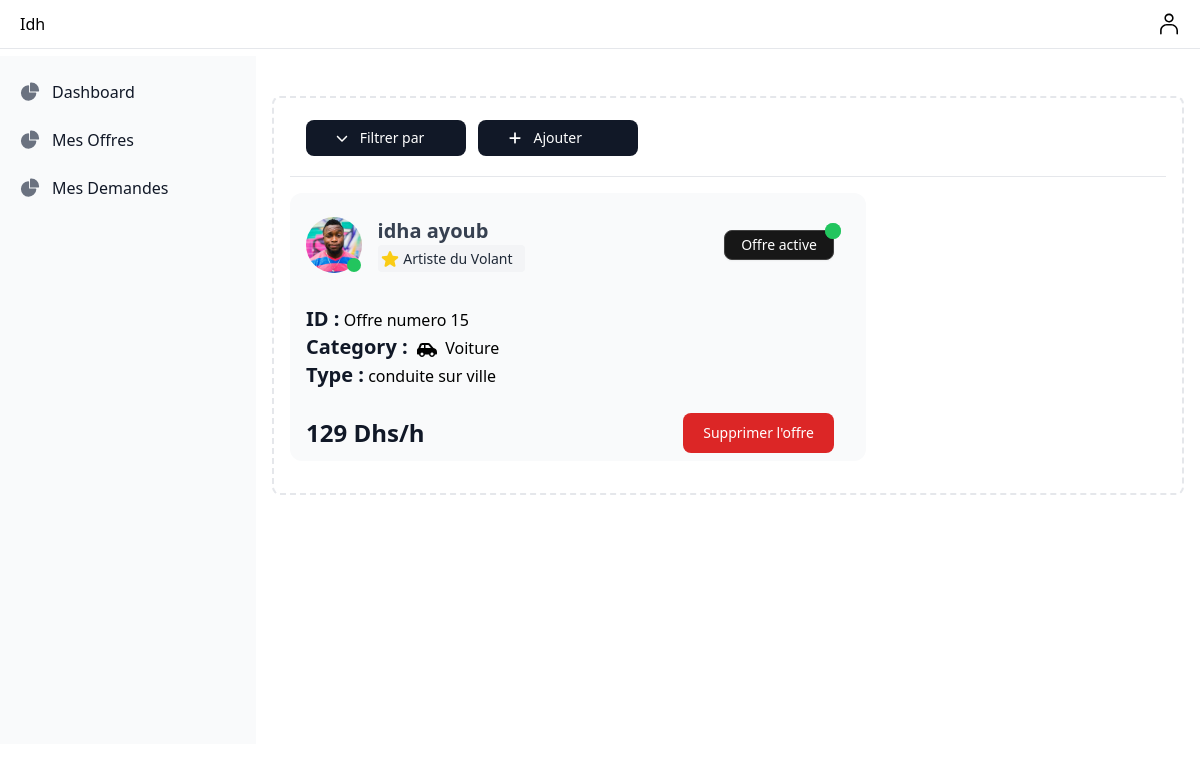
The page /my_dashboard/my_offers (signed in) on the database as committed earlier.
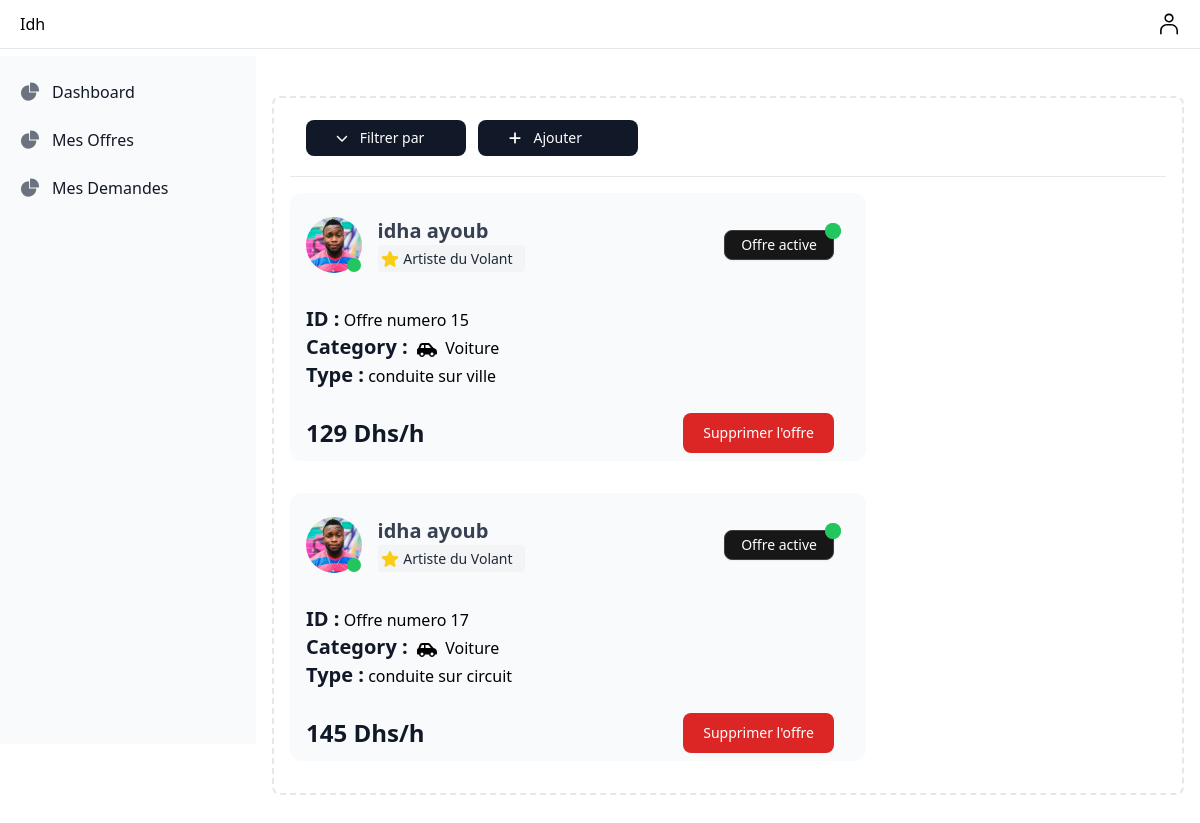
The same page on the database as committed later.
### app/models.py (models this page shows, shortened)
class Driving_offer(models.Model):
    conduite_de_base='conduite de base'
    conduite_sur_ville='conduite sur ville'
    conduite_sur_circuit='conduite sur circuit'
    driving_offer_CHOICES=[
        (conduite_de_base,'conduite de base'),
        (conduite_sur_ville,'conduite sur ville'),
        (conduite_sur_circuit,'conduite sur circuit'),
    ]
    driver=models.ForeignKey(Driver,on_delete=models.CASCADE,null=True)
    offer_type=models.CharField(max_length=30,choices=driving_offer_CHOICES)
    price_per_hour=models.IntegerField(null=True)
    is_active=models.BooleanField(null=True,default=False)

class Driver(models.Model):
    CAR = 'Voiture'
    MOTO = 'Moto'
    POIDS_LOURD = 'Poids Lourd'
    VEHICLE_CHOICES = [
        (CAR ,'Voiture'),
        (MOTO ,'Moto'),
        (POIDS_LOURD ,'Poids lourd'),
    ]
    Artiste_du_Volant='Artiste du Volant'
    Maitre_Conducteur='Maitre Conducteur'
    Expert_au_Volant='Expert au Volant'
    LEVEL_CHOICES=[
        (Artiste_du_Volant, 'Artiste du Volant'),
        (Maitre_Conducteur, 'Maitre Conducteur'),
        (Expert_au_Volant, 'Expert au Volant'),
    ]
    user=models.OneToOneField(User,on_delete=models.CASCADE,null=True)
    level=models.CharField(max_length=20,choices=LEVEL_CHOICES,null=True)
    is_driver=models.BooleanField(null=True)
    vehicle = models.CharField(max_length=20, choices=VEHICLE_CHOICES,null=True)

class User_otherfields(models.Model):
    user=models.OneToOneField(User,on_delete=models.CASCADE,null=True)
    profile_image=models.ImageField(upload_to="static" , null=True)
    cni=models.CharField(max_length=10,blank=True)

### sfe/views.py (the view)
# urls.py: path('my_dashboard/my_offers',views.driver_offers,name="my_dash/my_offers"),
def driver_offers(request):
    current_d=request.user.driver
    driving_offers=Driving_offer.objects.filter(driver=current_d)
    context={
        'driving_offers':driving_offers,
    }
    return render(request,"driver/driver_offers.html",context)

### templates/driver/driver_offers.html (shortened to what the changed rows need)
{% extends 'user/my_dash.html' %}
{% load static %}
{% block content %}
<div class="p-4 sm:ml-64 ">
  {% include 'msg/msg.html' %}
          <div class="p-4 border-2 border-gray-200 border-dashed rounded-lg  ">
                            {% for i in driving_offers  %}
                            <div
                            class="inline-block my-4  w-full max-w-[36rem]  rounded-xl bg-gray-50 px-4 py-2  z-10 ">
                            <div
                              class="relative flex items-center gap-4 pt-0 pb-8 mx-0 mt-4 overflow-hidden text-gray-700  shadow-none   z-10">
                                <div class="relative inline-flex">
                                  <img
                                    src="{{i.driver.user.user_otherfields.profile_image.url}}"
                                    alt="profile picture"
                                    class="inline-block relative object-cover object-center !rounded-full w-16 h-14 " />
                                    {% if i.driver.user.is_active is True %}
                                    <span
                                    class="absolute min-w-[14px] min-h-[14px] rounded-full py-1 px-1 text-xs font-medium content-[''] leading-none grid place-items-center bottom-[14%] right-[14%] translate-x-2/4 translate-y-2/4 bg-green-500 text-white">
                                  </span>
                                  {% else %}
                                  <span
                                  class="absolute min-w-[14px] min-h-[14px] rounded-full py-1 px-1 text-xs font-medium content-[''] leading-none grid place-items-center bottom-[14%] right-[14%] translate-x-2/4 translate-y-2/4 bg-red-500 text-white">
                                </span>
                                    {% endif %}
                                </div>
                              <div class="flex w-full flex-col gap-0.5">
                                <div class="flex items-center justify-between">
                                  <h5
                                    class="block font-sans text-xl antialiased font-semibold leading-snug tracking-normal text-blue-gray-900">
                                    {{i.driver.user.last_name}} {{i.driver.user.first_name}}<br>
                                    {% if i.driver.level == 'Artiste du Volant' %}
                                    <div class=" text-base font-medium text-gray-900 whitespace-nowrap my-1">
                                     <span class="bg-gray-100 text-gray-800 text-sm font-medium me-2 py-1 pr-1 pl-0.5 rounded  ">
                                             <p class="me-2 inline-block ">Artiste du Volant</p>
                                     </span>
                                   </div>
                                    {% endif %}
                                  </h5>
                                  <div class="flex items-center gap-0 ">
                                    {% if i.is_active is True %}
                                    <button type="button" class="m-1 ms-0 mr-4 relative py-1 px-4 inline-flex items-center gap-x-2 text-sm font-medium rounded-lg border  shadow-sm disabled:opacity-50 bg-neutral-900 border-neutral-700 text-white hover:bg-neutral-800 z-50">
                                        <a  class="hover:opacity-0">Offre active</a>
                                     <span class="flex absolute top-0 end-0 -mt-2 -me-2">
                                       <span class="relative inline-flex text-xs bg-green-500 text-white rounded-full py-2 px-2">
                                       </span>
                                     </span>
                                   </button>
                                    {% endif %}
                                  </div>
                                </div>
                              </div>
                            </div>
                            <div class="p-0 mb-6">
                              <p class="block font-sans text-base antialiased font-light leading-relaxed text-inherit">
                                <p class="inline-block text-xl font-bold text-gray-900">
                                   ID :
                                </p> Offre numero {{i.id}}
                               </p>
                              <p class="inline-block text-xl font-bold text-gray-900">Category :&nbsp;  </p>
                              <div class="inline-block">
                                <p class="block font-sans text-base antialiased font-light leading-relaxed text-inherit">
                                  <p class="block font-sans text-base antialiased font-light leading-relaxed text-blue-gray-900">
                                    {% if i.driver.vehicle == "Voiture" %}
                                    <td class="text-base font-medium text-gray-900 whitespace-nowrap ">
                                      Voiture
                                    </td>
                                    {% endif %}
                               </p>
                                </p>
                              </div>
                              <p class="block font-sans text-base antialiased font-light leading-relaxed text-inherit">
                               <p class="inline-block text-xl font-bold text-gray-900">
                                  Type :
                               </p> {{i.offer_type}}
                              </p>
                            </div>
                            <div class="flex items-center justify-between">
                              <span class="text-2xl font-bold text-gray-900 ">{{i.price_per_hour}} Dhs/h</span>
                              <button  data-modal-target="popup-modal-{{i.id}}" data-modal-toggle="popup-modal-{{i.id}}" class="text-white bg-red-600 hover:bg-red-700 transition focus:ring-4 focus:outline-none mr-4 font-medium rounded-lg text-sm px-5 py-2.5 text-center ">Supprimer l'offre</button>
                            </div>
                          </div>
                            {% endfor %}
 </div>
        </div>
      </div>
{% endblock content %}

Rows that differ between the two databases and show on the page:
added Driving_offer: driver.user.user_otherfields.profile_image (picture), driver.user.last_name "idha", driver.user.first_name "ayoub", shows "Artiste du Volant", is_active "Offre active", id "17", shows "Voiture", offer_type "conduite sur circuit", price_per_hour "145"
